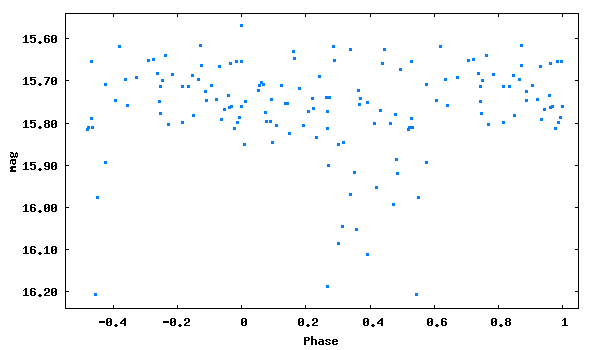

Source code (gnuplot):
set term png size 600,350 medium
set colors classic
set output 'phase_lc_19.png'
set xlabel 'Phase'
set ylabel 'mag'
#set title 'JDmax = 2450371.33000 + 0.5967905 x E'
set format y '%5.2f'
plot [-0.55:1.05][16.24:15.54] "phase_lc_19.dat" linecolor 3 pointtype 5 pointsize 0.3 title ""
